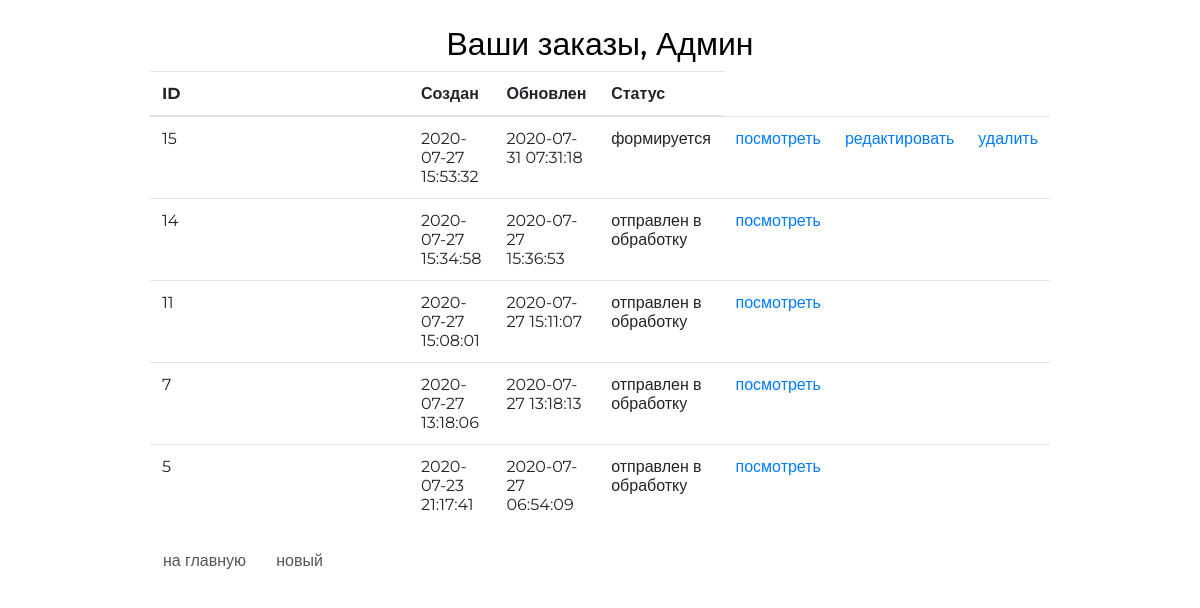
The app's page /order/ (signed in), older data.
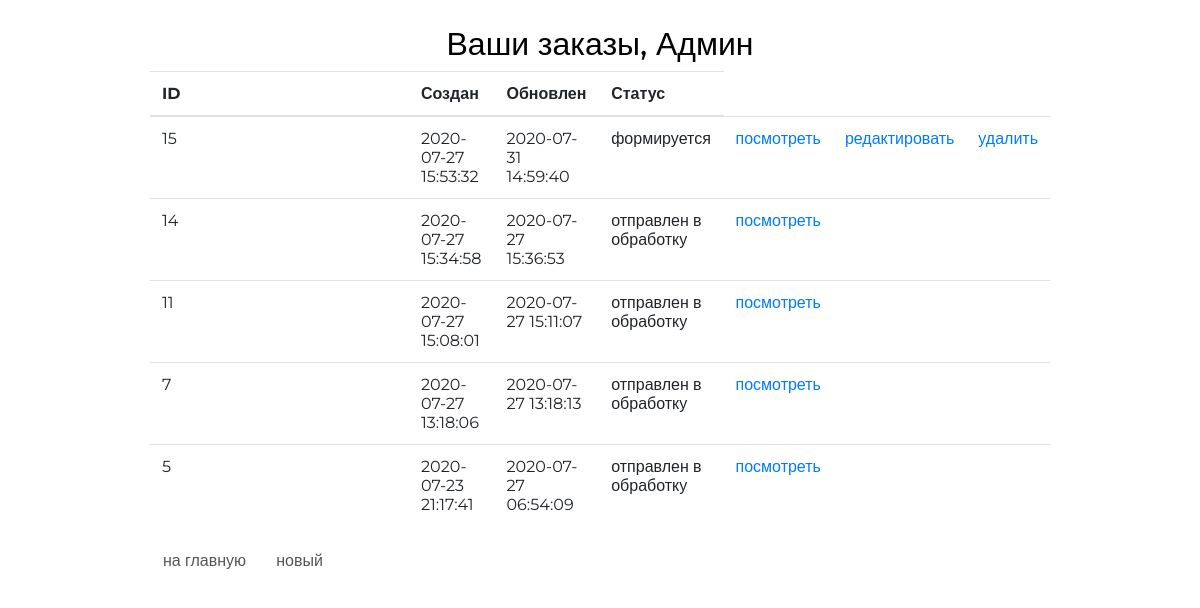
The same page, newer data.
### orderapp/models.py (models this page shows, shortened)
class Order(models.Model):
    FORMING = 'F'
    SENT_TO_PROCEED = 'S'
    PROCEEDED = 'P'
    PAID = 'D'
    READY = 'Y'
    CANCEL = 'C'
    ORDER_STATUS_CHOICES = (
        (FORMING, 'формируется'),
        (SENT_TO_PROCEED, 'отправлен в обработку'),
        (PAID, 'оплачен'),
        (PROCEEDED, 'обрабатывается'),
        (READY, 'готов к выдаче'),
        (CANCEL, 'отменен'),
    )
    user = models.ForeignKey(get_user_model(), on_delete=models.CASCADE)
    created = models.DateTimeField(verbose_name='создан', auto_now_add=True)
    updated = models.DateTimeField(verbose_name='обновлен', auto_now=True)
    status = models.CharField(verbose_name='статус',
                              max_length=1,
                              choices=ORDER_STATUS_CHOICES,
                              default=FORMING)
    is_active = models.BooleanField(verbose_name='активен', default=True)
    class Meta:
        ordering = ('-created',)
        verbose_name = 'заказ'
        verbose_name_plural = 'заказы'

### orderapp/views.py (the view)
# urls.py: path('', orderapp.OrderList.as_view(), name='index'),
class OrderList(ListView):
    model = Order
    def get_queryset(self):
        return self.request.user.order_set.all()

### basketapp/context_processors.py (called while the page is built)
def basket(request):
    if request.user.is_authenticated:
        basket = request.user.basket.all()
    else:
        basket = []
    return {
        'basket': basket,
    }

### orderapp/templates/orderapp/order_list.html
{% extends 'orderapp/base.html' %}
{% load static %}
{% block container %}
    <div class="h2 text-center head">
        Ваши заказы, {{ user.first_name|default:'пользователь'|title }}
    </div>
    <table class="table order_list">
        <thead>
        <tr>
            <th>ID</th>
            <th>Создан</th>
            <th>Обновлен</th>
            <th>Статус</th>
        </tr>
        </thead>
        <tbody>
        {% for item in object_list %}
            <tr>
                <td class="td1 order_list">{{ item.pk }}</td>
                <td>{{ item.created|date:"Y-m-d H:i:s" }}</td>
                <td>{{ item.updated|date:"Y-m-d H:i:s" }}</td>
                <td>{{ item.get_status_display }}</td>
                <td>
                    <a href="{% url 'orderapp:order_read' item.pk %}">
                        посмотреть
                    </a>
                </td>
                <td>
                    {% if item.status == 'F' %}
                        <a href="{% url 'orderapp:order_update' item.pk %}">
                            редактировать
                        </a>
                    {% endif %}
                </td>
                <td>
                    {% if item.status == 'F' %}
                        <a href="{% url 'orderapp:order_delete' item.pk %}">
                            удалить
                        </a>
                    {% endif %}
                </td>
            </tr>
        {% endfor %}
        </tbody>
    </table>
    <button class="btn btn-default btn-round">
        <a href="{% url 'main:index' %}">
            на главную
        </a>
    </button>
    <button class="btn btn-default btn-round">
        <a href="{% url 'orderapp:order_create' %}">
            новый
        </a>
    </button>
{% endblock %}

Row changes from the older to the newer data that the page shows:
changed Order "формируется": updated "2020-07-31 07:31:18" → "2020-07-31 14:59:40"
